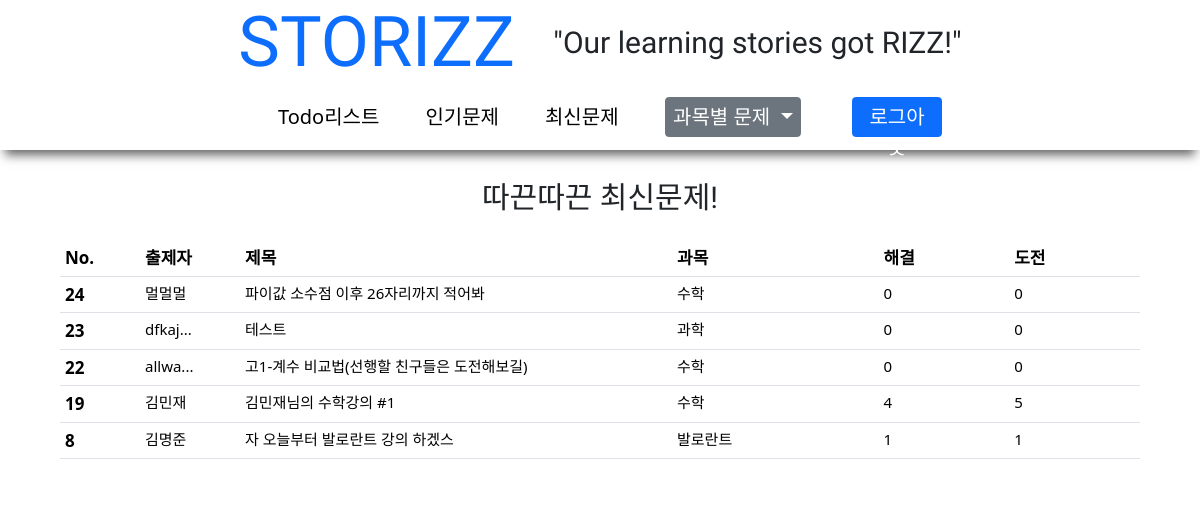
Screenshot of /main/newest_probs.php (signed in) with the database file from the repository.
### tables this page shows
CREATE TABLE `PROBLEM` (
  `id` int(11) UNSIGNED NOT NULL,
  `title` varchar(300) NOT NULL DEFAULT '',
  `picture` varchar(300) DEFAULT '',
  `description` varchar(300) NOT NULL DEFAULT '',
  `writer` varchar(300) NOT NULL DEFAULT '',
  `subject` varchar(300) NOT NULL DEFAULT '',
  `solved` int(11) NOT NULL,
  `challenged` int(11) NOT NULL,
  `answer` varchar(300) NOT NULL DEFAULT ''
);

### main/newest_probs.php (the view, shortened to what this page needs)
<!DOCTYPE html>
<html lang="ko">
<head>
    <link rel="stylesheet" href="/css/default.css">
    <link rel="stylesheet" href="/css/view_prob.css">
    <link rel="stylesheet" href="/css/header.css">
    <link href="https://cdn.jsdelivr.net/npm/bootstrap@5.3.2/dist/css/bootstrap.min.css" rel="stylesheet">
</head>
<body>
<?php include_once "../main/header.php" ?>
<div id="canvas">
    <?php include_once "../main/mobile_menu.php"?>
    <div class="main" id="main">
        <h1>따끈따끈 최신문제!</h1>
        <div id="wrapper">
            <table class="table">
                <thead>
                <tr>
                    <th scope="col">No.</th>
                    <th scope="col">출제자</th>
                    <th scope="col">제목</th>
                    <th scope="col">과목</th>
                    <th scope="col">해결</th>
                    <th scope="col">도전</th>
                </tr>
                </thead>
                <tbody>
                <?php
                    $get_newest = "SELECT * FROM PROBLEM order by `id` DESC;";
                    $newest_sql = mysqli_query($conn, $get_newest);
                    while ($newest_row = mysqli_fetch_array($newest_sql)) {
                        $probId = $newest_row['id'];
                        $probTitle = $newest_row['title'];
                        $probWriter = $newest_row['writer'];
                        $probSubject = $newest_row['subject'];
                        $probChall = $newest_row['challenged'];
                        $probSol = $newest_row['solved'];
                        $spreadId = "problem_".$probId;
                        if (mb_strlen( $probWriter, 'utf-8' ) >= 7) {
                            $probWriter = mb_substr($probWriter, 0,5,'utf-8').'...';
                        }
                        echo
                        "
                        <tr>
                            <th scope=\"row\">$probId</th>
                            <td class='prob_writer'>$probWriter</td>
                            <td id='$spreadId' onclick='solve_prob(this);' class='prob_title'>$probTitle</td>
                            <td>$probSubject</td>
                            <td>$probSol</td>
                            <td>$probChall</td>
                        </tr>
                        ";
                    }
                ?>
                </tbody>
            </table>
        </div>
    </div>
</div>
</body>
</html>

### css/default.css (style rules this page uses)
body,html { margin: 0; font-size: 10px; overflow-x: hidden; }
#canvas { height: fit-content; background-color: white; display: flex; flex-direction: column; justify-content: flex-start; }
.main { width: 100%; height: 100%; padding-bottom: 3rem; display: flex; justify-content: space-between; margin-top: 13rem; flex-direction: column; align-items: center; }
.main > h1 { font-family: "Black Han Sans", sans-serif; font-size: 3rem; margin-bottom: 2%; }
@media screen and (max-width: 1840px) { #main { justify-content: center; } }
@media screen and (max-width: 1560px) { #main { justify-content: center; } }
@media screen and (max-width: 1430px) { #main { justify-content: center; margin-top: 18rem; width: 100%; margin-left: 0; margin-right: 0; } }

### css/view_prob.css (style rules this page uses)
#wrapper { width: 120rem; }
th { font-size: 2.5rem; }
td, td > a { font-size: 2rem; text-decoration: none; color: black; cursor: pointer; }
tbody > tr > th { width: 12rem; }
.prob_title { width: 40%; }
.prob_writer { width: 10rem; }
@media screen and (max-width: 1430px) { #wrapper { width: 90%; min-width: 60rem; } }
@media screen and (max-width: 1430px) { th { font-size: 1.7rem; } }
@media screen and (max-width: 1430px) { td, td > a { font-size: 1.5rem; text-decoration: none; color: black; } }
@media screen and (max-width: 1430px) { tbody > tr > th { width: 8rem; } }

### rows the page displays
problem: id "24", writer "멀멀멀", title "파이값 소수점 이후 26자리까지 적어봐", subject "수학", solved "0", challenged "0"
problem: id "23", writer "dfkaj...", title "테스트", subject "과학", solved "0", challenged "0"
problem: id "22", writer "allwa...", title "고1-계수 비교법(선행할 친구들은 도전해보길)", subject "수학", solved "0", challenged "0"
problem: id "19", writer "김민재", title "김민재님의 수학강의 #1", subject "수학", solved "4", challenged "5"
problem: id "8", writer "김명준", title "자 오늘부터 발로란트 강의 하겠스", subject "발로란트", solved "1", challenged "1"
